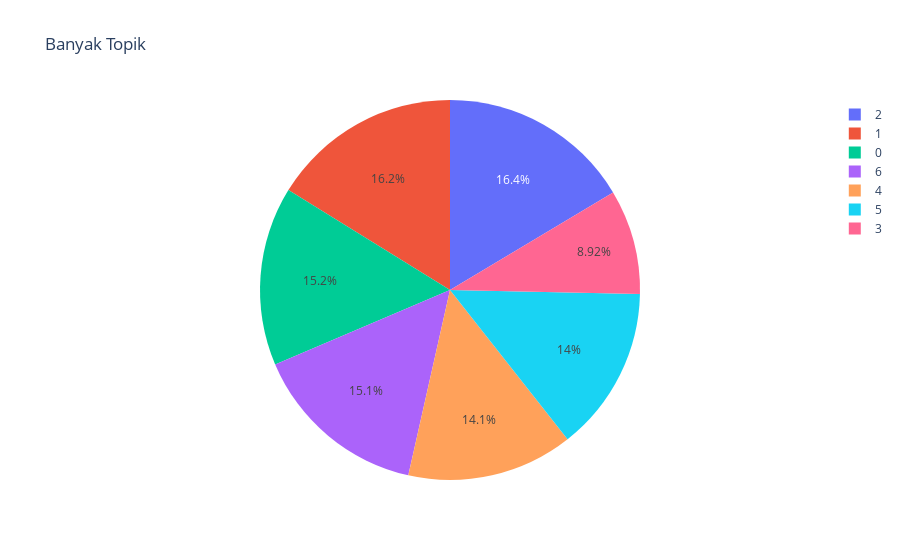

Here is the notebook cell this chart was saved with:
### Code cell
# Banyak topik

df4 = df.groupby(["topic"]).size().reset_index(name="value")

fig = px.pie(df4, values="value", names="topic", title="Banyak Topik")
fig.show()

### Figure 1 — Plotly figure (JSON) as saved in the notebook; plotly's stock layout.template omitted (floating-point values rounded to 4 significant figures)
{"data": [{"domain": {"x": [0, 1], "y": [0, 1]}, "hovertemplate": "topic=%{label}<br>value=%{value}<extra></extra>", "labels": [0, 1, 2, 3, 4, 5, 6], "legendgroup": "", "name": "", "showlegend": true, "type": "pie", "values": [15254, 16224, 16460, 8937, 14173, 14074, 15108]}], "layout": {"legend": {"tracegroupgap": 0}, "title": {"text": "Banyak Topik"}}}
